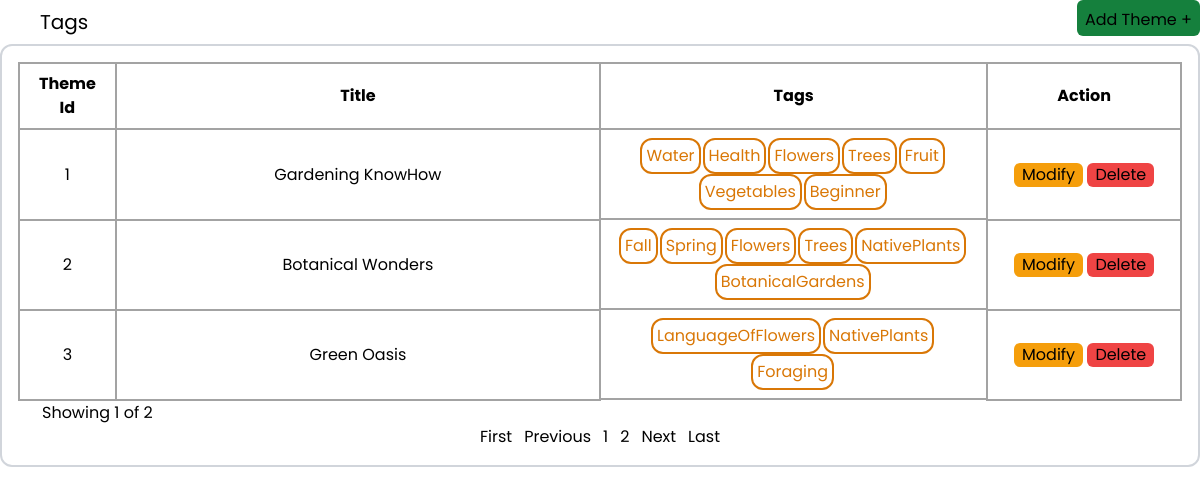
The page /src/blogpages/manageThemes.php (signed in) on the database its author committed.
### tables this page shows
CREATE TABLE `themes` (
  `themeId` int(11) NOT NULL,
  `themeName` varchar(255) DEFAULT NULL,
  `themeDeleted` int(11) DEFAULT 0
);

CREATE TABLE `tags_themes` (
  `tags_themesId` int(11) NOT NULL,
  `themeId` int(11) DEFAULT NULL,
  `tagId` int(11) DEFAULT NULL
);

CREATE TABLE `tags` (
  `tagId` int(11) NOT NULL,
  `tagName` varchar(255) NOT NULL
);

### src/blogpages/manageThemes.php (the view, shortened to what this page needs)
<?php
include("../includes/conn.php");
if (isset($_SESSION['administrator_name']) || isset($_SESSION['admin_name'])) { ?>
    <!DOCTYPE html>
    <html lang="en">
    <head>
    </head>
    <body>
        <div class="flex flex-col justify-end items-start h-[100vh]">
            <div class="flex justify-between w-full pl-8">
                <p class="border-gray-300 rounded-t-lg p-2 pb-1 text-xl">Tags</p>
                <button onclick="openPopup()" class="p-2 pb-1 bg-green-700 mb-2 rounded-md">Add Theme +</button>
            </div>
            <div class="border-2 border-gray-300 rounded-xl h-[90vh] w-full flex">
                <div id="themes" class="flex flex-col justify-between w-full p-4">
                    <?php
                    $records = $conn->query("SELECT * FROM themes WHERE themeDeleted = 0");
                    $rows = $records->num_rows;
                    $start = 0;
                    $rows_per_page = 3;
                    $select = "SELECT * FROM themes WHERE themeDeleted = 0 LIMIT ?,?";
                    $stmt = $conn->prepare($select);
                    $stmt->bind_param("ii", $start, $rows_per_page);
                    $stmt->execute();
                    $result = $stmt->get_result();
                    $pages = ceil($rows / $rows_per_page);
                    if ($rows > 0) {
                    ?>
                        <table class="table-fixed w-full ">
                            <thead class="border">
                                <tr class="border-2">
                                    <th class="w-1/12 px-4 py-2 border-2 border-[#A3A3A3] text-xs md:text-base">Theme Id</th>
                                    <th class="w-5/12 px-4 py-2 border-2 border-[#A3A3A3] text-xs md:text-base">Title</th>
                                    <th class="w-4/12 px-4 py-2 border-2 border-[#A3A3A3] text-xs md:text-base">Tags</th>
                                    <th class="w-2/12 px-4 py-2 border-2 border-[#A3A3A3] text-xs md:text-base">Action</th>
                                </tr>
                            </thead>
                            <tbody id="tbody">
                                <?php
                                while ($row = mysqli_fetch_assoc($result)) {
                                    $themeId = htmlspecialchars($row['themeId']);
                                    $themeName = htmlspecialchars($row['themeName']);
                                ?>
                                    <tr>
                                        <td class="px-4 py-2 border-2 text-center border-[#A3A3A3] text-xs md:text-base"><?= $themeId ?></td>
                                        <td class="px-4 py-2 border-2 text-center border-[#A3A3A3] text-xs md:text-base"><?= $themeName ?></td>
                                        <td id="tags<?= $themeId ?>" class="flex flex-wrap items-center justify-center px-4 py-2 text-center border-b-2 border-[#A3A3A3] text-xs md:text-base">
                                            <?php
                                            $select = "SELECT * FROM tags_themes JOIN tags on tags_themes.tagId = tags.tagId WHERE themeId = ?";
                                            $stmt = $conn->prepare($select);
                                            $stmt->bind_param("i", $themeId);
                                            $stmt->execute();
                                            $result2 = $stmt->get_result();
                                            if (mysqli_num_rows($result2) > 0) {
                                                while ($row2 = mysqli_fetch_assoc($result2)) {
                                                    $tagName = $row2['tagName'];
                                                    $tagId = $row2['tagId'];
                                            ?>
                                                    <span class="p-1 border-2 rounded-xl select-none border-amber-600 text-amber-600 mr-[2px]" value="<?= $tagId ?>"><?= $tagName ?></span>
                                                <?php }
                                            } else { ?>
                                                <span class="p-1 select-none mr-[2px]" value="">No tags</span>
                                            <?php } ?>
                                        </td>
                                        <td class="px-1 py-2 border-2 text-center border-[#A3A3A3] text-xs md:text-base">
                                            <button id="showdetails" onclick="showThemeDetails('<?php echo $themeName; ?>',<?= $themeId ?>)" class="px-2 rounded-md bg-amber-500"> Modify </button>
                                            <button onclick="deleteTheme(<?= $themeId ?>)" class="px-2 rounded-md bg-red-500"> Delete </button>
                                        </td>
                                    </tr>
                                <?php     }
                            } else {
                                ?>
                                <div class="w-full h-[100vh] flex items-center justify-center">
                                    <p>No tags in database</p>
                                </div>
                            <?php
                            }
                            ?>
                            </tbody>
                        </table>
                        <div>
                            <div class="pl-6">
                                <?php
                                if (!isset($_GET['page'])) {
                                    $page = 1;
                                } else {
                                    $page = $_GET['page'];
                                }
                                ?>
                                Showing <?php echo $page ?> of <?php echo $pages ?>
                            </div>
                            <div class="flex flex-row justify-center items-center gap-3">
                                <a href="?page=1">First</a>
                                <?php if (isset($_GET['page']) && $_GET['page'] > 1) { ?>
                                    <a href="?page=<?php echo $_GET['page'] - 1 ?>">Previous</a>
                                <?php } else { ?>
                                    <a class="cursor-pointer">Previous</a>
                                <?php } ?>
                                <?php
                                for ($i = 1; $i <= $pages; $i++) {
                                ?>
                                    <a href="?page=<?php echo $i ?>" class=""><?php echo $i ?></a>
                                <?php
                                }
                                ?>
                                <?php
                                if (!isset($_GET['page'])) {
                                    if ($pages == 1) {
                                ?>
                                        <a class="cursor-pointer">Next</a>
                                    <?php } else { ?>
                                        <a href="?page=2">Next</a>
                                    <?php } ?>
                                <?php } elseif ($_GET['page'] >= $pages) { ?>
                                    <a class="cursor-pointer">Next</a>
                                <?php } else { ?>
                                    <a href="?page=<?php echo $_GET['page'] + 1 ?>">Next</a>
                                <?php }
                                ?>
                                <a href="?page=<?php echo $pages ?>">Last</a>
                            </div>
                        </div>
                </div>
            </div>
        </div>
    </body>
    </html>
<?php } else echo "You don't have permission";
exit;
?>

### rows shown on the page
themes: themeId "1", themeName "Gardening KnowHow"
tags_themes: tagId.tagName "Water"
tags_themes: tagId.tagName "Health"
tags_themes: tagId.tagName "Flowers"
tags_themes: tagId.tagName "Trees"
tags_themes: tagId.tagName "Fruit"
tags_themes: tagId.tagName "Vegetables"
tags_themes: tagId.tagName "Beginner"
themes: themeId "2", themeName "Botanical Wonders"
tags_themes: tagId.tagName "Fall"
tags_themes: tagId.tagName "Spring"
tags_themes: tagId.tagName "Flowers"
tags_themes: tagId.tagName "Trees"
tags_themes: tagId.tagName "NativePlants"
tags_themes: tagId.tagName "BotanicalGardens"
themes: themeId "3", themeName "Green Oasis"
tags_themes: tagId.tagName "LanguageOfFlowers"
tags_themes: tagId.tagName "NativePlants"
tags_themes: tagId.tagName "Foraging"

### other values the page prints
$page "1"
$pages "2"
